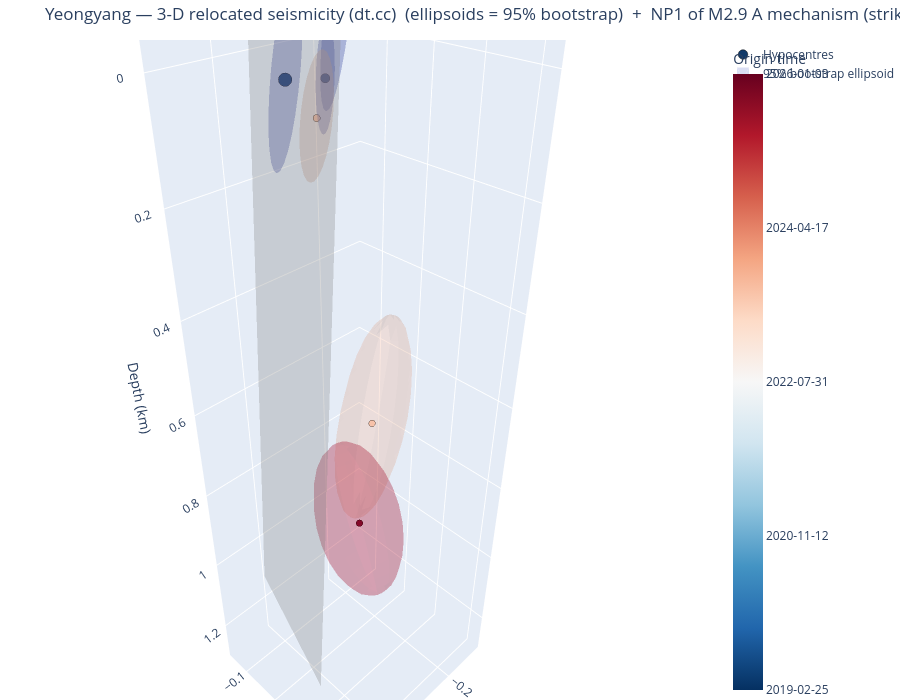

The notebook cell saved with this chart:
### Markdown cell above
The same view with the per-event uncertainty drawn as a **95% bootstrap error ellipsoid**
(`error="ellipsoid"`) instead of whisker bars: each ellipsoid's shape is the bootstrap sample covariance
and its size the empirical 95% Mahalanobis radius (95% of replicas inside), coloured like its hypocentre.
Tight horizontal but loose depth control shows up as a vertically elongated ellipsoid.

### Code cell
fig3d_e = viz.plot_3d_plane(cfg, VELMODEL, error="ellipsoid", frame_from=FRAME_FROM, mech_select=MECH_SELECT)
try:
    fig3d_e.write_image(f"/tmp/{CLUSTER}_3d_ellipsoid.png", scale=2)
except Exception:
    pass
fig3d_e

### Figure 1 — Plotly figure (JSON) as saved in the notebook; plotly's stock layout.template omitted (floating-point values rounded to 4 significant figures; data arrays with more than 128 entries replaced by an {"elided": "..."} marker saying what was removed)
{"data": [{"marker": {"color": [17950.0, 17950.0, 17950.0, 18220.0, 19570.0, 19580.0, 20460.0], "colorbar": {"ticktext": ["2019-02-25", "2020-11-12", "2022-07-31", "2024-04-17", "2026-01-03"], "tickvals": [17950.0, 18580.0, 19200.0, 19830.0, 20460.0], "title": {"text": "Origin time"}}, "colorscale": [[0, "rgb(5,48,97)"], [0.1, "rgb(33,102,172)"], [0.2, "rgb(67,147,195)"], [0.3, "rgb(146,197,222)"], [0.4, "rgb(209,229,240)"], [0.5, "rgb(247,247,247)"], [0.6, "rgb(253,219,199)"], [0.7, "rgb(244,165,130)"], [0.8, "rgb(214,96,77)"], [0.9, "rgb(178,24,43)"], [1, "rgb(103,0,31)"]], "line": {"color": "black", "width": 0.5}, "opacity": 0.95, "size": [15.6, 7.6, 10.8, 9.2, 7.6, 8.4, 7.6]}, "mode": "markers", "name": "Hypocentres", "text": ["200000  M2.9", "200001  M0.9", "200002  M1.7", "200003  M1.3", "200004  M0.9", "200005  M1.1", "200006  M0.9"], "type": "scatter3d", "x": [0.0, -0.0906, -0.0635, -0.0728, -0.0137, -0.0663, -0.2042], "y": [0.0, 0.0081, 0.0106, 0.0109, 0.1574, -0.0124, -0.0569], "z": [0.0, -0.0699, 0.0084, -0.1508, 0.5085, 0.0693, 1.033]}, {"alphahull": 0, "color": "rgb(58,76,192)", "flatshading": true, "hoverinfo": "skip", "name": "95% bootstrap ellipsoid", "opacity": 0.18, "showlegend": true, "showscale": false, "type": "mesh3d", "x": {"elided": "196 float values"}, "y": {"elided": "196 float values"}, "z": {"elided": "196 float values"}}, {"alphahull": 0, "color": "rgb(58,76,192)", "flatshading": true, "hoverinfo": "skip", "name": "95% bootstrap ellipsoid", "opacity": 0.18, "showlegend": false, "showscale": false, "type": "mesh3d", "x": {"elided": "196 float values"}, "y": {"elided": "196 float values"}, "z": {"elided": "196 float values"}}, {"alphahull": 0, "color": "rgb(58,76,192)", "flatshading": true, "hoverinfo": "skip", "name": "95% bootstrap ellipsoid", "opacity": 0.18, "showlegend": false, "showscale": false, "type": "mesh3d", "x": {"elided": "196 float values"}, "y": {"elided": "196 float values"}, "z": {"elided": "196 float values"}}, {"alphahull": 0, "color": "rgb(91,121,228)", "flatshading": true, "hoverinfo": "skip", "name": "95% bootstrap ellipsoid", "opacity": 0.18, "showlegend": false, "showscale": false, "type": "mesh3d", "x": {"elided": "196 float values"}, "y": {"elided": "196 float values"}, "z": {"elided": "196 float values"}}, {"alphahull": 0, "color": "rgb(246,189,164)", "flatshading": true, "hoverinfo": "skip", "name": "95% bootstrap ellipsoid", "opacity": 0.18, "showlegend": false, "showscale": false, "type": "mesh3d", "x": {"elided": "196 float values"}, "y": {"elided": "196 float values"}, "z": {"elided": "196 float values"}}, {"alphahull": 0, "color": "rgb(246,189,164)", "flatshading": true, "hoverinfo": "skip", "name": "95% bootstrap ellipsoid", "opacity": 0.18, "showlegend": false, "showscale": false, "type": "mesh3d", "x": {"elided": "196 float values"}, "y": {"elided": "196 float values"}, "z": {"elided": "196 float values"}}, {"alphahull": 0, "color": "rgb(179,3,38)", "flatshading": true, "hoverinfo": "skip", "name": "95% bootstrap ellipsoid", "opacity": 0.18, "showlegend": false, "showscale": false, "type": "mesh3d", "x": {"elided": "196 float values"}, "y": {"elided": "196 float values"}, "z": {"elided": "196 float values"}}, {"color": "gray", "hoverinfo": "name", "i": [0, 0], "j": [1, 3], "k": [3, 2], "name": "NP1 of M2.9 A mechanism 19/87", "opacity": 0.3, "showscale": false, "type": "mesh3d", "x": [0.1028, 0.04184, 0.005207, -0.05579], "y": [0.1405, 0.161, -0.1496, -0.1291], "z": [1.117, -0.248, 1.117, -0.248]}], "layout": {"height": 700, "margin": {"b": 0, "l": 0, "r": 0, "t": 40}, "scene": {"aspectmode": "data", "xaxis": {"title": {"text": "E (km)"}}, "yaxis": {"title": {"text": "N (km)"}}, "zaxis": {"autorange": "reversed", "title": {"text": "Depth (km)"}}}, "title": {"text": "Yeongyang — 3-D relocated seismicity (dt.cc)  (ellipsoids = 95% bootstrap)  +  NP1 of M2.9 A mechanism (strike 19°, dip 87°)"}}}
